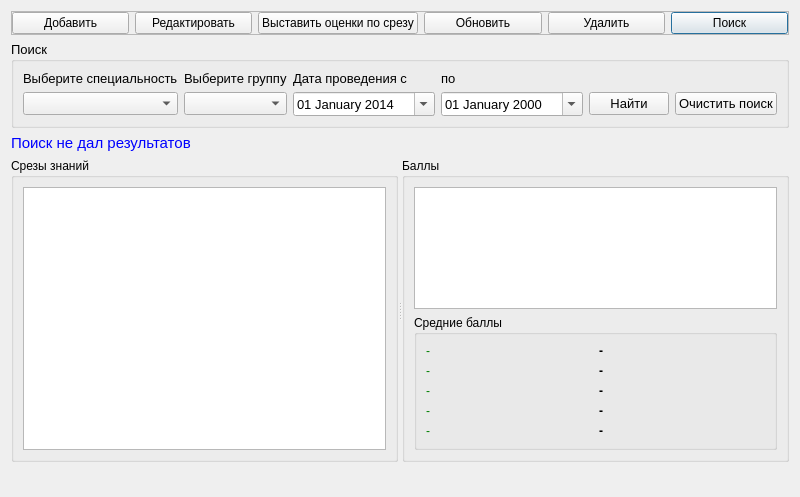
<?xml version="1.0" encoding="UTF-8"?>
<ui version="4.0">
 <class>Srezy</class>
 <widget class="QDialog" name="Srezy">
  <property name="geometry">
   <rect>
    <x>0</x>
    <y>0</y>
    <width>776</width>
    <height>497</height>
   </rect>
  </property>
  <property name="windowTitle">
   <string>Срезы знаний</string>
  </property>
  <property name="styleSheet">
   <string notr="true"/>
  </property>
  <layout class="QGridLayout" name="gridLayout_4">
   <item row="5" column="1">
    <widget class="QLabel" name="label_naideno">
     <property name="sizePolicy">
      <sizepolicy hsizetype="Preferred" vsizetype="Fixed">
       <horstretch>0</horstretch>
       <verstretch>0</verstretch>
      </sizepolicy>
     </property>
     <property name="font">
      <font>
       <pointsize>12</pointsize>
      </font>
     </property>
     <property name="styleSheet">
      <string notr="true">color:rgb(85, 0, 255)</string>
     </property>
     <property name="text">
      <string/>
     </property>
    </widget>
   </item>
   <item row="2" column="0">
    <widget class="QLabel" name="label_result">
     <property name="maximumSize">
      <size>
       <width>16777215</width>
       <height>20</height>
      </size>
     </property>
     <property name="font">
      <font>
       <pointsize>11</pointsize>
      </font>
     </property>
     <property name="styleSheet">
      <string notr="true">color:rgb(0, 0, 255)</string>
     </property>
     <property name="text">
      <string>Поиск не дал результатов</string>
     </property>
    </widget>
   </item>
   <item row="4" column="0" colspan="3">
    <widget class="QSplitter" name="splitter">
     <property name="orientation">
      <enum>Qt::Horizontal</enum>
     </property>
     <widget class="QGroupBox" name="groupBox">
      <property name="title">
       <string>Срезы знаний</string>
      </property>
      <layout class="QGridLayout" name="gridLayout_3">
       <item row="0" column="0">
        <widget class="QTableView" name="tableView">
         <property name="font">
          <font/>
         </property>
         <property name="contextMenuPolicy">
          <enum>Qt::ActionsContextMenu</enum>
         </property>
         <property name="editTriggers">
          <set>QAbstractItemView::NoEditTriggers</set>
         </property>
         <property name="alternatingRowColors">
          <bool>false</bool>
         </property>
         <property name="selectionMode">
          <enum>QAbstractItemView::SingleSelection</enum>
         </property>
         <property name="selectionBehavior">
          <enum>QAbstractItemView::SelectRows</enum>
         </property>
        </widget>
       </item>
      </layout>
     </widget>
     <widget class="QGroupBox" name="groupBox_3">
      <property name="title">
       <string>Баллы</string>
      </property>
      <layout class="QGridLayout" name="gridLayout_5">
       <item row="0" column="0">
        <widget class="QTableView" name="tableView_bally">
         <property name="editTriggers">
          <set>QAbstractItemView::NoEditTriggers</set>
         </property>
         <property name="selectionMode">
          <enum>QAbstractItemView::SingleSelection</enum>
         </property>
         <property name="selectionBehavior">
          <enum>QAbstractItemView::SelectRows</enum>
         </property>
         <attribute name="horizontalHeaderStretchLastSection">
          <bool>true</bool>
         </attribute>
        </widget>
       </item>
       <item row="1" column="0">
        <widget class="QGroupBox" name="groupBox_2">
         <property name="sizePolicy">
          <sizepolicy hsizetype="Preferred" vsizetype="Fixed">
           <horstretch>0</horstretch>
           <verstretch>0</verstretch>
          </sizepolicy>
         </property>
         <property name="minimumSize">
          <size>
           <width>0</width>
           <height>0</height>
          </size>
         </property>
         <property name="title">
          <string>Средние баллы</string>
         </property>
         <layout class="QGridLayout" name="gridLayout_6">
          <item row="0" column="0">
           <widget class="QLabel" name="label_p1">
            <property name="styleSheet">
             <string notr="true">color:green;</string>
            </property>
            <property name="text">
             <string>-</string>
            </property>
           </widget>
          </item>
          <item row="1" column="0">
           <widget class="QLabel" name="label_p2">
            <property name="styleSheet">
             <string notr="true">color:green;</string>
            </property>
            <property name="text">
             <string>-</string>
            </property>
           </widget>
          </item>
          <item row="2" column="0">
           <widget class="QLabel" name="label_p3">
            <property name="styleSheet">
             <string notr="true">color:green;</string>
            </property>
            <property name="text">
             <string>-</string>
            </property>
           </widget>
          </item>
          <item row="3" column="0">
           <widget class="QLabel" name="label_p4">
            <property name="styleSheet">
             <string notr="true">color:green;</string>
            </property>
            <property name="text">
             <string>-</string>
            </property>
           </widget>
          </item>
          <item row="4" column="0">
           <widget class="QLabel" name="label_p5">
            <property name="styleSheet">
             <string notr="true">color:green;</string>
            </property>
            <property name="text">
             <string>-</string>
            </property>
           </widget>
          </item>
          <item row="0" column="1">
           <widget class="QLabel" name="label_b1">
            <property name="font">
             <font>
              <weight>75</weight>
              <bold>true</bold>
             </font>
            </property>
            <property name="text">
             <string>-</string>
            </property>
           </widget>
          </item>
          <item row="1" column="1">
           <widget class="QLabel" name="label_b2">
            <property name="font">
             <font>
              <weight>75</weight>
              <bold>true</bold>
             </font>
            </property>
            <property name="text">
             <string>-</string>
            </property>
           </widget>
          </item>
          <item row="2" column="1">
           <widget class="QLabel" name="label_b3">
            <property name="font">
             <font>
              <weight>75</weight>
              <bold>true</bold>
             </font>
            </property>
            <property name="text">
             <string>-</string>
            </property>
           </widget>
          </item>
          <item row="3" column="1">
           <widget class="QLabel" name="label_b4">
            <property name="font">
             <font>
              <weight>75</weight>
              <bold>true</bold>
             </font>
            </property>
            <property name="text">
             <string>-</string>
            </property>
           </widget>
          </item>
          <item row="4" column="1">
           <widget class="QLabel" name="label_b5">
            <property name="font">
             <font>
              <weight>75</weight>
              <bold>true</bold>
             </font>
            </property>
            <property name="text">
             <string>-</string>
            </property>
           </widget>
          </item>
         </layout>
        </widget>
       </item>
      </layout>
     </widget>
    </widget>
   </item>
   <item row="0" column="0" colspan="3">
    <widget class="QFrame" name="frame">
     <property name="sizePolicy">
      <sizepolicy hsizetype="Preferred" vsizetype="Fixed">
       <horstretch>0</horstretch>
       <verstretch>0</verstretch>
      </sizepolicy>
     </property>
     <property name="frameShape">
      <enum>QFrame::StyledPanel</enum>
     </property>
     <property name="frameShadow">
      <enum>QFrame::Raised</enum>
     </property>
     <layout class="QGridLayout" name="gridLayout_2">
      <property name="leftMargin">
       <number>0</number>
      </property>
      <property name="topMargin">
       <number>0</number>
      </property>
      <property name="rightMargin">
       <number>0</number>
      </property>
      <property name="bottomMargin">
       <number>0</number>
      </property>
      <item row="0" column="5">
       <widget class="QPushButton" name="pushButton_search">
        <property name="font">
         <font/>
        </property>
        <property name="text">
         <string>Поиск</string>
        </property>
        <property name="icon">
         <iconset resource="resourses.qrc">
          <normaloff>:/img/img/find.png</normaloff>:/img/img/find.png</iconset>
        </property>
       </widget>
      </item>
      <item row="0" column="3">
       <widget class="QPushButton" name="pushButton_update">
        <property name="font">
         <font/>
        </property>
        <property name="text">
         <string>Обновить</string>
        </property>
        <property name="icon">
         <iconset resource="resourses.qrc">
          <normaloff>:/img/img/refresh.png</normaloff>:/img/img/refresh.png</iconset>
        </property>
       </widget>
      </item>
      <item row="0" column="1">
       <widget class="QPushButton" name="pushButton_edit">
        <property name="text">
         <string>Редактировать</string>
        </property>
        <property name="icon">
         <iconset resource="resourses.qrc">
          <normaloff>:/img/img/edit.png</normaloff>:/img/img/edit.png</iconset>
        </property>
       </widget>
      </item>
      <item row="0" column="4">
       <widget class="QPushButton" name="pushButton_del">
        <property name="font">
         <font/>
        </property>
        <property name="text">
         <string>Удалить</string>
        </property>
        <property name="icon">
         <iconset resource="resourses.qrc">
          <normaloff>:/img/img/delete.png</normaloff>:/img/img/delete.png</iconset>
        </property>
       </widget>
      </item>
      <item row="0" column="0">
       <widget class="QPushButton" name="pushButton_add">
        <property name="font">
         <font/>
        </property>
        <property name="contextMenuPolicy">
         <enum>Qt::NoContextMenu</enum>
        </property>
        <property name="text">
         <string>Добавить</string>
        </property>
        <property name="icon">
         <iconset resource="resourses.qrc">
          <normaloff>:/img/img/add.png</normaloff>:/img/img/add.png</iconset>
        </property>
       </widget>
      </item>
      <item row="0" column="2">
       <widget class="QPushButton" name="pushButton_addBalls">
        <property name="text">
         <string>Выставить оценки по срезу</string>
        </property>
        <property name="icon">
         <iconset resource="resourses.qrc">
          <normaloff>:/img/img/srez.png</normaloff>:/img/img/srez.png</iconset>
        </property>
       </widget>
      </item>
     </layout>
    </widget>
   </item>
   <item row="1" column="0" colspan="3">
    <widget class="QGroupBox" name="groupBox_search">
     <property name="sizePolicy">
      <sizepolicy hsizetype="Preferred" vsizetype="Fixed">
       <horstretch>0</horstretch>
       <verstretch>0</verstretch>
      </sizepolicy>
     </property>
     <property name="font">
      <font>
       <pointsize>10</pointsize>
      </font>
     </property>
     <property name="title">
      <string>Поиск</string>
     </property>
     <layout class="QGridLayout" name="gridLayout">
      <item row="0" column="3">
       <widget class="QLabel" name="label_4">
        <property name="text">
         <string>по</string>
        </property>
       </widget>
      </item>
      <item row="0" column="1">
       <widget class="QLabel" name="label">
        <property name="font">
         <font>
          <pointsize>10</pointsize>
         </font>
        </property>
        <property name="text">
         <string>Выберите группу</string>
        </property>
       </widget>
      </item>
      <item row="0" column="2">
       <widget class="QLabel" name="label_3">
        <property name="text">
         <string>Дата проведения с</string>
        </property>
       </widget>
      </item>
      <item row="1" column="1">
       <widget class="QComboBox" name="comboBox_gruppa">
        <property name="font">
         <font>
          <pointsize>10</pointsize>
         </font>
        </property>
       </widget>
      </item>
      <item row="1" column="2">
       <widget class="QDateEdit" name="dateEdit_start">
        <property name="displayFormat">
         <string>dd MMMM yyyy</string>
        </property>
        <property name="calendarPopup">
         <bool>true</bool>
        </property>
        <property name="date">
         <date>
          <year>2014</year>
          <month>1</month>
          <day>1</day>
         </date>
        </property>
       </widget>
      </item>
      <item row="1" column="4">
       <widget class="QPushButton" name="pushButton_find">
        <property name="font">
         <font/>
        </property>
        <property name="text">
         <string>Найти</string>
        </property>
        <property name="icon">
         <iconset resource="resourses.qrc">
          <normaloff>:/img/img/findOk.png</normaloff>:/img/img/findOk.png</iconset>
        </property>
       </widget>
      </item>
      <item row="1" column="3">
       <widget class="QDateEdit" name="dateEdit_end">
        <property name="displayFormat">
         <string>dd MMMM yyyy</string>
        </property>
        <property name="calendarPopup">
         <bool>true</bool>
        </property>
       </widget>
      </item>
      <item row="1" column="5">
       <widget class="QPushButton" name="pushButton_clear">
        <property name="font">
         <font/>
        </property>
        <property name="text">
         <string>Очистить поиск</string>
        </property>
        <property name="icon">
         <iconset resource="resourses.qrc">
          <normaloff>:/img/img/clear.png</normaloff>:/img/img/clear.png</iconset>
        </property>
       </widget>
      </item>
      <item row="1" column="0">
       <widget class="QComboBox" name="comboBox_spec"/>
      </item>
      <item row="0" column="0">
       <widget class="QLabel" name="label_2">
        <property name="text">
         <string>Выберите специальность</string>
        </property>
       </widget>
      </item>
     </layout>
    </widget>
   </item>
  </layout>
  <action name="actionSetBally">
   <property name="icon">
    <iconset resource="resourses.qrc">
     <normaloff>:/img/img/srez.png</normaloff>:/img/img/srez.png</iconset>
   </property>
   <property name="text">
    <string>Выставить оценки по срезу</string>
   </property>
  </action>
  <action name="actionEdit">
   <property name="icon">
    <iconset resource="resourses.qrc">
     <normaloff>:/img/img/edit.png</normaloff>:/img/img/edit.png</iconset>
   </property>
   <property name="text">
    <string>Редактировать выбранный срез</string>
   </property>
  </action>
  <action name="actionDelete">
   <property name="icon">
    <iconset resource="resourses.qrc">
     <normaloff>:/img/img/delete.png</normaloff>:/img/img/delete.png</iconset>
   </property>
   <property name="text">
    <string>Удалить выбранный срез</string>
   </property>
  </action>
 </widget>
 <resources>
  <include location="resourses.qrc"/>
 </resources>
 <connections/>
</ui>
